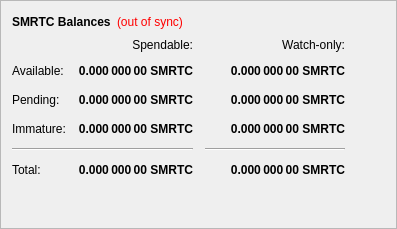
        <widget class="QFrame" name="frame">
         <property name="frameShape">
          <enum>QFrame::StyledPanel</enum>
         </property>
         <property name="frameShadow">
          <enum>QFrame::Raised</enum>
         </property>
         <layout class="QVBoxLayout" name="verticalLayout_4">
          <item>
           <layout class="QHBoxLayout" name="horizontalLayout_4">
            <item>
             <widget class="QLabel" name="label_5">
              <property name="font">
               <font>
                <weight>75</weight>
                <bold>true</bold>
               </font>
              </property>
              <property name="text">
               <string>SMRTC Balances</string>
              </property>
             </widget>
            </item>
            <item>
             <widget class="QLabel" name="labelWalletStatus">
              <property name="cursor">
               <cursorShape>WhatsThisCursor</cursorShape>
              </property>
              <property name="toolTip">
               <string>The displayed information may be out of date. Your wallet automatically synchronizes with the SmartCloud network after a connection is established, but this process has not completed yet.</string>
              </property>
              <property name="styleSheet">
               <string notr="true">QLabel { color: red; }</string>
              </property>
              <property name="text">
               <string notr="true">(out of sync)</string>
              </property>
              <property name="alignment">
               <set>Qt::AlignLeading|Qt::AlignLeft|Qt::AlignVCenter</set>
              </property>
             </widget>
            </item>
            <item>
             <spacer name="horizontalSpacer_3">
              <property name="orientation">
               <enum>Qt::Horizontal</enum>
              </property>
              <property name="sizeHint" stdset="0">
               <size>
                <width>40</width>
                <height>20</height>
               </size>
              </property>
             </spacer>
            </item>
           </layout>
          </item>
          <item>
           <layout class="QGridLayout" name="gridLayout">
            <property name="spacing">
             <number>12</number>
            </property>
            <item row="2" column="2">
             <widget class="QLabel" name="labelWatchPending">
              <property name="font">
               <font>
                <weight>75</weight>
                <bold>true</bold>
               </font>
              </property>
              <property name="cursor">
               <cursorShape>IBeamCursor</cursorShape>
              </property>
              <property name="toolTip">
               <string>Unconfirmed transactions to watch-only addresses</string>
              </property>
              <property name="text">
               <string notr="true">0.000 000 00 SMRTC</string>
              </property>
              <property name="alignment">
               <set>Qt::AlignRight|Qt::AlignTrailing|Qt::AlignVCenter</set>
              </property>
              <property name="textInteractionFlags">
               <set>Qt::LinksAccessibleByMouse|Qt::TextSelectableByKeyboard|Qt::TextSelectableByMouse</set>
              </property>
             </widget>
            </item>
            <item row="2" column="1">
             <widget class="QLabel" name="labelUnconfirmed">
              <property name="font">
               <font>
                <weight>75</weight>
                <bold>true</bold>
               </font>
              </property>
              <property name="cursor">
               <cursorShape>IBeamCursor</cursorShape>
              </property>
              <property name="toolTip">
               <string>Total of transactions that have yet to be confirmed, and do not yet count toward the spendable balance</string>
              </property>
              <property name="text">
               <string notr="true">0.000 000 00 SMRTC</string>
              </property>
              <property name="alignment">
               <set>Qt::AlignRight|Qt::AlignTrailing|Qt::AlignVCenter</set>
              </property>
              <property name="textInteractionFlags">
               <set>Qt::LinksAccessibleByMouse|Qt::TextSelectableByKeyboard|Qt::TextSelectableByMouse</set>
              </property>
             </widget>
            </item>
            <item row="3" column="2">
             <widget class="QLabel" name="labelWatchImmature">
              <property name="font">
               <font>
                <weight>75</weight>
                <bold>true</bold>
               </font>
              </property>
              <property name="cursor">
               <cursorShape>IBeamCursor</cursorShape>
              </property>
              <property name="toolTip">
               <string>Staked or masternode rewards in watch-only addresses that has not yet matured</string>
              </property>
              <property name="text">
               <string notr="true">0.000 000 00 SMRTC</string>
              </property>
              <property name="alignment">
               <set>Qt::AlignRight|Qt::AlignTrailing|Qt::AlignVCenter</set>
              </property>
              <property name="textInteractionFlags">
               <set>Qt::LinksAccessibleByMouse|Qt::TextSelectableByKeyboard|Qt::TextSelectableByMouse</set>
              </property>
             </widget>
            </item>
            <item row="4" column="0" colspan="2">
             <widget class="Line" name="lineSpendableBalance">
              <property name="orientation">
               <enum>Qt::Horizontal</enum>
              </property>
             </widget>
            </item>
            <item row="4" column="2">
             <widget class="Line" name="lineWatchBalance">
              <property name="sizePolicy">
               <sizepolicy hsizetype="Preferred" vsizetype="Fixed">
                <horstretch>0</horstretch>
                <verstretch>0</verstretch>
               </sizepolicy>
              </property>
              <property name="minimumSize">
               <size>
                <width>140</width>
                <height>0</height>
               </size>
              </property>
              <property name="orientation">
               <enum>Qt::Horizontal</enum>
              </property>
             </widget>
            </item>
            <item row="5" column="0">
             <widget class="QLabel" name="labelTotalText">
              <property name="text">
               <string>Total:</string>
              </property>
             </widget>
            </item>
            <item row="3" column="1">
             <widget class="QLabel" name="labelImmature">
              <property name="font">
               <font>
                <weight>75</weight>
                <bold>true</bold>
               </font>
              </property>
              <property name="cursor">
               <cursorShape>IBeamCursor</cursorShape>
              </property>
              <property name="toolTip">
               <string>Staked or masternode rewards that has not yet matured</string>
              </property>
              <property name="text">
               <string notr="true">0.000 000 00 SMRTC</string>
              </property>
              <property name="alignment">
               <set>Qt::AlignRight|Qt::AlignTrailing|Qt::AlignVCenter</set>
              </property>
              <property name="textInteractionFlags">
               <set>Qt::LinksAccessibleByMouse|Qt::TextSelectableByKeyboard|Qt::TextSelectableByMouse</set>
              </property>
             </widget>
            </item>
            <item row="2" column="3">
             <spacer name="horizontalSpacer_2">
              <property name="orientation">
               <enum>Qt::Horizontal</enum>
              </property>
              <property name="sizeHint" stdset="0">
               <size>
                <width>40</width>
                <height>20</height>
               </size>
              </property>
             </spacer>
            </item>
            <item row="3" column="0">
             <widget class="QLabel" name="labelImmatureText">
              <property name="text">
               <string>Immature:</string>
              </property>
             </widget>
            </item>
            <item row="5" column="1">
             <widget class="QLabel" name="labelTotal">
              <property name="font">
               <font>
                <weight>75</weight>
                <bold>true</bold>
               </font>
              </property>
              <property name="cursor">
               <cursorShape>IBeamCursor</cursorShape>
              </property>
              <property name="toolTip">
               <string>Your current total balance</string>
              </property>
              <property name="text">
               <string notr="true">0.000 000 00 SMRTC</string>
              </property>
              <property name="alignment">
               <set>Qt::AlignRight|Qt::AlignTrailing|Qt::AlignVCenter</set>
              </property>
              <property name="textInteractionFlags">
               <set>Qt::LinksAccessibleByMouse|Qt::TextSelectableByKeyboard|Qt::TextSelectableByMouse</set>
              </property>
             </widget>
            </item>
            <item row="5" column="2">
             <widget class="QLabel" name="labelWatchTotal">
              <property name="font">
               <font>
                <weight>75</weight>
                <bold>true</bold>
               </font>
              </property>
              <property name="cursor">
               <cursorShape>IBeamCursor</cursorShape>
              </property>
              <property name="toolTip">
               <string>Current total balance in watch-only addresses</string>
              </property>
              <property name="text">
               <string notr="true">0.000 000 00 SMRTC</string>
              </property>
              <property name="alignment">
               <set>Qt::AlignRight|Qt::AlignTrailing|Qt::AlignVCenter</set>
              </property>
              <property name="textInteractionFlags">
               <set>Qt::LinksAccessibleByMouse|Qt::TextSelectableByKeyboard|Qt::TextSelectableByMouse</set>
              </property>
             </widget>
            </item>
            <item row="0" column="2">
             <widget class="QLabel" name="labelWatchonly">
              <property name="text">
               <string>Watch-only:</string>
              </property>
              <property name="alignment">
               <set>Qt::AlignRight|Qt::AlignTrailing|Qt::AlignVCenter</set>
              </property>
             </widget>
            </item>
            <item row="1" column="0">
             <widget class="QLabel" name="labelBalanceText">
              <property name="text">
               <string>Available:</string>
              </property>
             </widget>
            </item>
            <item row="1" column="1">
             <widget class="QLabel" name="labelBalance">
              <property name="font">
               <font>
                <weight>75</weight>
                <bold>true</bold>
               </font>
              </property>
              <property name="cursor">
               <cursorShape>IBeamCursor</cursorShape>
              </property>
              <property name="toolTip">
               <string>Your current spendable balance</string>
              </property>
              <property name="text">
               <string notr="true">0.000 000 00 SMRTC</string>
              </property>
              <property name="alignment">
               <set>Qt::AlignRight|Qt::AlignTrailing|Qt::AlignVCenter</set>
              </property>
              <property name="textInteractionFlags">
               <set>Qt::LinksAccessibleByMouse|Qt::TextSelectableByKeyboard|Qt::TextSelectableByMouse</set>
              </property>
             </widget>
            </item>
            <item row="1" column="2">
             <widget class="QLabel" name="labelWatchAvailable">
              <property name="font">
               <font>
                <weight>75</weight>
                <bold>true</bold>
               </font>
              </property>
              <property name="cursor">
               <cursorShape>IBeamCursor</cursorShape>
              </property>
              <property name="toolTip">
               <string>Your current balance in watch-only addresses</string>
              </property>
              <property name="text">
               <string notr="true">0.000 000 00 SMRTC</string>
              </property>
              <property name="alignment">
               <set>Qt::AlignRight|Qt::AlignTrailing|Qt::AlignVCenter</set>
              </property>
              <property name="textInteractionFlags">
               <set>Qt::LinksAccessibleByMouse|Qt::TextSelectableByKeyboard|Qt::TextSelectableByMouse</set>
              </property>
             </widget>
            </item>
            <item row="2" column="0">
             <widget class="QLabel" name="labelPendingText">
              <property name="text">
               <string>Pending:</string>
              </property>
             </widget>
            </item>
            <item row="0" column="1">
             <widget class="QLabel" name="labelSpendable">
              <property name="text">
               <string>Spendable:</string>
              </property>
              <property name="alignment">
               <set>Qt::AlignRight|Qt::AlignTrailing|Qt::AlignVCenter</set>
              </property>
             </widget>
            </item>
           </layout>
          </item>
          <item>
           <spacer name="verticalSpacer_4">
            <property name="orientation">
             <enum>Qt::Vertical</enum>
            </property>
            <property name="sizeHint" stdset="0">
             <size>
              <width>20</width>
              <height>40</height>
             </size>
            </property>
           </spacer>
          </item>
         </layout>
        </widget>
